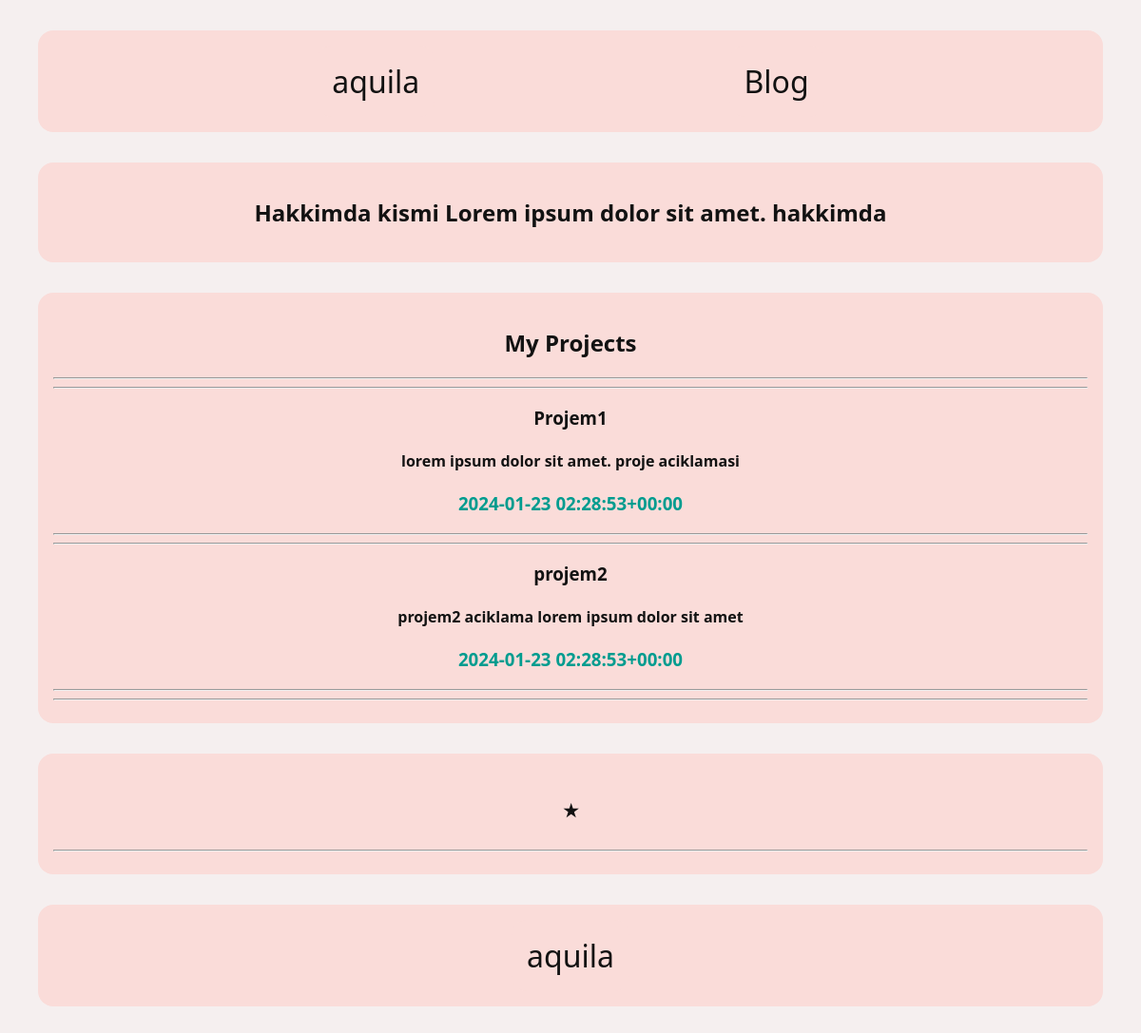
The app's page /, older data.
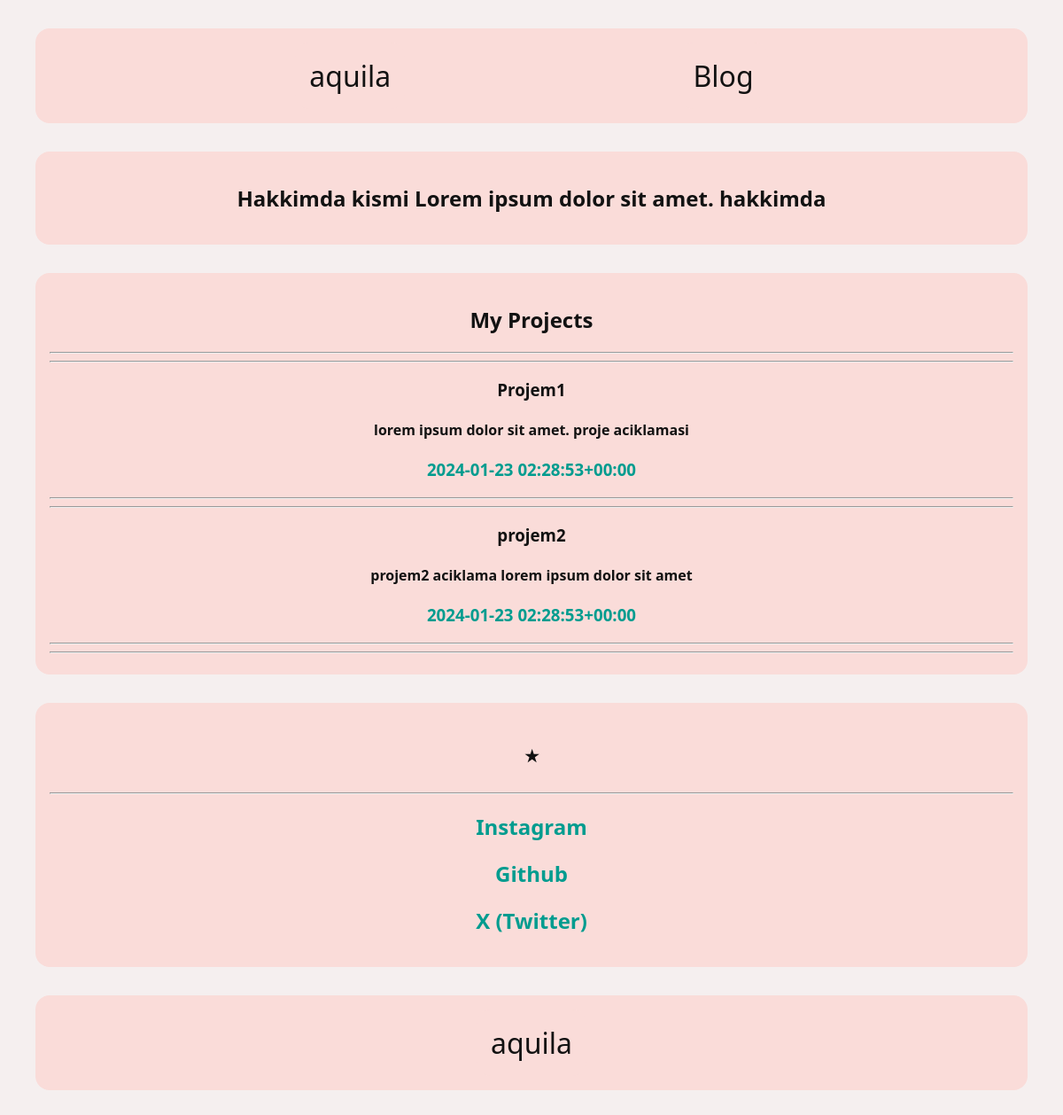
The same page, newer data.
### core/models.py (models this page shows, shortened)
class About(models.Model):
    about_me = models.TextField("Hakkimda Yazisi")
    class Meta:
        verbose_name = 'about'
        verbose_name_plural = "aboutme"

class Project(models.Model):
    project_title = models.CharField("Proje Basligi", max_length=100)
    project_description = models.TextField("Proje aciklama")
    project_url_name = models.CharField("proje url adi", max_length=200)
    project_url = models.CharField("proje url", max_length=300)
    class Meta:
        verbose_name = "project"
        verbose_name_plural = "projects"

class UrlModel(models.Model):
    name_url = models.CharField('Link Name', max_length=200)
    url = models.URLField('link')
    class Meta:
        verbose_name = 'link'
        verbose_name_plural = 'links'

### core/views.py (the view)
# urls.py: path('', views.home, name='home'),
def home(request):
    about = About.objects.all()
    project = Project.objects.all()
    url = UrlModel.objects.all()
    context = {'about': about, 'project': project, 'url': url}
    return render(request, 'core/home.html', context)

### core/templates/core/home.html (shortened to what this page needs)
{% extends 'core/main.html' %} {% block content %}
<div class="aboutme-box">
  {% for a in about %}
  <h2 class="aboutme-text">{{a.about_me}}</h2>
  {% endfor %}
</div>
<div class="project-box">
  <h2>My Projects</h2> <hr> <hr>
  {% for p in project %}
  <h3>{{p.project_title}}</h3>
  <h4>{{p.project_description}}</h4>
  <h3><a href="{{p.project_url}}">{{p.project_url_name}}</a></h3> <hr> <hr>
  {% endfor %}
</div>
<div class="social-links">
  <h1>&sstarf;</h1> <hr>
  {% for u in url %}
  <h2><a href="{{u.url}}">{{u.name_url}}</a></h2>
  {% endfor %}
</div>
{% endblock content %}

### core/templates/core/main.html (shortened to what this page needs)
<!DOCTYPE html>
<html lang="en">
  <head>
    {% load static %}
  </head>
  <body>
    {% include 'core/navbar.html' %} {% block content %}{% endblock %} {%include 'core/footer.html' %}
  </body>
</html>

### core/templates/core/navbar.html (shortened to what this page needs)
<div class="navbar">
  <div class="navbar-left">
    <div class="navbar-item"><a href="{% url 'home' %}">aquila</a></div>
  </div>
  <div class="navbar-right">
    <div class="navbar-item"><a href="{% url 'blog' %}">Blog</a></div>
  </div>
</div>

### core/templates/core/footer.html (shortened to what this page needs)
<div class="footer">
  <div class="footer-left">
    <div class="footer-item"><a href="{% url 'home' %}">aquila</a></div>
  </div>
</div>

### core/templates/core/navbar.html (style rules this page uses)
.navbar { display: flex; flex-direction: row; justify-content: space-evenly; align-items: center; background-color: #fadcd9; border-radius: 1rem; margin: 2rem; font-size: xx-large; }
.navbar-left { display: flex; flex-direction: row; align-items: center; }
.navbar-right { display: flex; flex-direction: row; align-items: center; }
.navbar-item { margin: 1rem; padding: 1rem; border-radius: 1rem; background-color: #fadcd9; }

### core/templates/core/home.html (style rules this page uses)
.aboutme-box { background-color: #fadcd9; border-radius: 1rem; margin: 2rem; padding: 1rem; text-align: center; }
.project-box { background-color: #fadcd9; border-radius: 1rem; margin: 2rem; padding: 1rem; text-align: center; }
.social-links { background-color: #fadcd9; border-radius: 1rem; margin: 2rem; padding: 1rem; text-align: center; }
.social-links a { color: #009c8f; }
.project-box a { color: #009c8f; }

### core/templates/core/footer.html (style rules this page uses)
.footer { display: flex; justify-content: space-evenly; align-items: center; background-color: #fadcd9; border-radius: 1rem; margin: 2rem; font-size: xx-large; }
.footer-item { margin: 1rem; padding: 1rem; border-radius: 1rem; background-color: #fadcd9; }

### core/templates/core/main.html (style rules this page uses)
body { background-color: #f5efef; color: #121212; font-family: "Segoe UI", Tahoma, Geneva, Verdana, sans-serif; text-decoration: none; user-select: none; }
a { color: #121212; user-select: none; text-decoration: none; }
hr { color: white; }

Row changes from the older to the newer data that the page shows:
added UrlModel: name_url "Instagram"
added UrlModel: name_url "Github"
added UrlModel: name_url "X (Twitter)"
